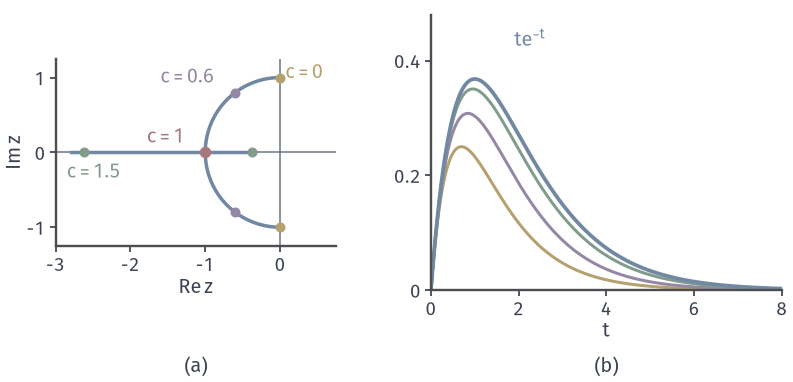

Write Python code to recreate this figure.
from pathlib import Path
import sys
ROOT = next(p for p in Path(__file__).resolve().parents if (p/'build.sh').is_file() and (p/'tex/book.tex').is_file())
sys.path.insert(0, str(ROOT/'figures/06-differential-equations/01-ordinary-differential-equations/matplotlib/lde-common'))
from lde_common import *
HERE = Path(__file__).resolve().parent
# 目标：z^2+2cz+1 的根随 c 移动，在 c=1 处相撞；差商 (e^{r1 t}-e^{r2 t})/(r1-r2) 趋于 t e^{-t}。
fig, axes = figure(width_mm=112, height_mm=54, ncols=2, gridspec_kw={'width_ratios': [1, 1.25]})
panel(fig, .07, .985, .96, .24, .3)
a, b = axes
th = np.linspace(0, np.pi, 200)
a.plot(-np.sin(th), np.cos(th), color=BLUE, lw=MAIN)
a.plot([-2.8, -.33], [0, 0], color=BLUE, lw=MAIN)
a.axvline(0, color=MUTED, lw=.6); a.axhline(0, color=MUTED, lw=.6, zorder=0)
for c, col in ((0, YELLOW), (.6, PURPLE)):
    r = np.array([complex(-c, np.sqrt(1-c*c)), complex(-c, -np.sqrt(1-c*c))])
    a.plot(r.real, r.imag, 'o', ms=4, color=col, mew=0, zorder=5)
a.plot([-1], [0], 'o', ms=4.6, color=RED, mew=0, zorder=6)
c = 1.5
r = np.array([-c+np.sqrt(c*c-1), -c-np.sqrt(c*c-1)])
a.plot(r, [0, 0], 'o', ms=4, color=GREEN, mew=0, zorder=5)
a.text(.07, .98, '$c=0$', color=YELLOW); a.text(-1.6, .92, '$c=0.6$', color=PURPLE); a.text(-1.78, .13, '$c=1$', color=RED); a.text(-2.85, -.34, '$c=1.5$', color=GREEN)
a.set_aspect('equal'); a.set_xlim(-3, .75); a.set_ylim(-1.25, 1.25); a.set_xticks([-3, -2, -1, 0]); a.set_yticks([-1, 0, 1]); label(a, '$\\mathrm{Re}\\,z$', '$\\mathrm{Im}\\,z$')
t = np.linspace(0, 8, 500)
for e, col in ((1., YELLOW), (.4, PURPLE), (.1, GREEN)):
    b.plot(t, (np.exp(-t)-np.exp(-(1+e)*t))/e, color=col, lw=1.2)
b.plot(t, t*np.exp(-t), color=BLUE, lw=MAIN+.1)
b.text(1.9, .425, '$t\\mathrm{e}^{-t}$', color=BLUE)
b.set_xlim(0, 8); b.set_ylim(0, .48); b.set_xticks([0, 2, 4, 6, 8]); b.set_yticks([0, .2, .4]); b.set_yticklabels(['0', '0.2', '0.4']); label(b, '$t$', '')
tags(fig, axes)
save(fig, HERE, 'figure', {'poly': 'z^2+2cz+1', 'difference quotient': '(e^-t-e^-(1+eps)t)/eps', 'eps': [1, .4, .1]})
